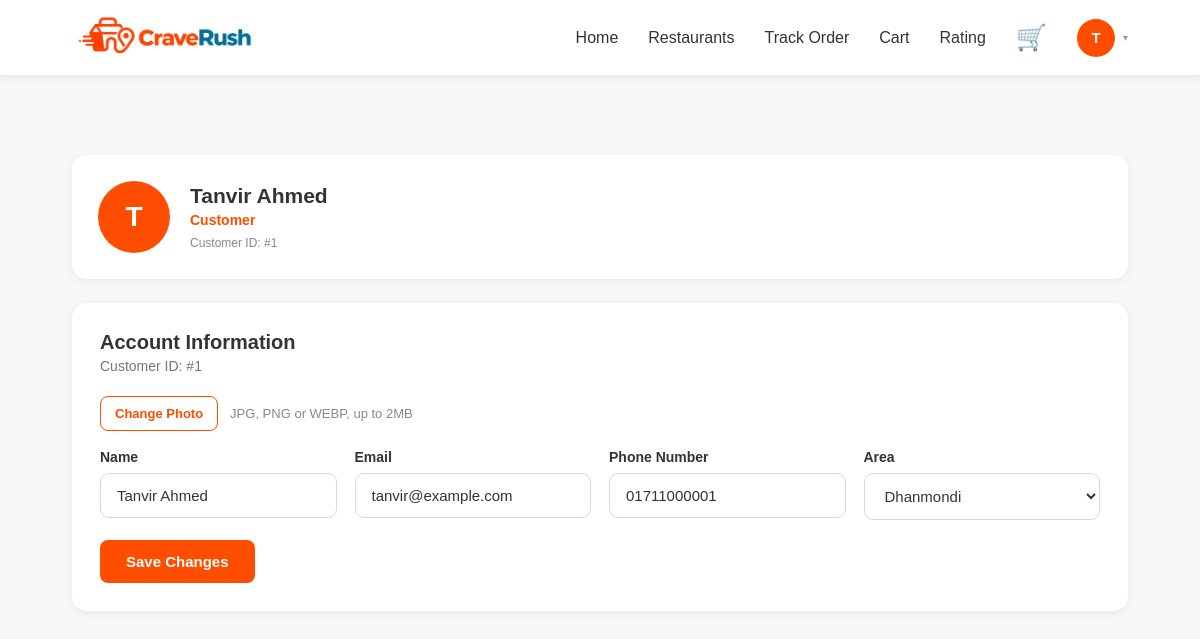
/views/customer/profile.php (signed in), run on the app's committed database.
### tables this page shows
CREATE TABLE Customer (
    Customer_ID  INT PRIMARY KEY AUTO_INCREMENT,
    Name         VARCHAR(100) NOT NULL,
    Phone_Number VARCHAR(20)  NOT NULL,
    Email        VARCHAR(150) NOT NULL UNIQUE,
    Password     VARCHAR(255) NOT NULL,      
    Area_ID      INT NOT NULL,
    Profile_Image_Path VARCHAR(255) NULL,    

    CONSTRAINT FK_Customer_Area
        FOREIGN KEY (Area_ID)
        REFERENCES Area(Area_ID)
);

CREATE TABLE Area (
    Area_ID   INT PRIMARY KEY AUTO_INCREMENT,
    Area_Name VARCHAR(100) NOT NULL
);

### models/user_model.php (called while the page is built, shortened)
<?php
require_once __DIR__ . "/../config/config.php";
function getAreas()
{
    global $conn;
    $areas = mysqli_query(
        $conn,
        "SELECT Area_ID AS area_id,
        Area_Name AS area_name
        FROM Area
        ORDER BY Area_Name ASC"
    );
    return $areas;
}
function getCustomerById($customerId)
{
    global $conn;
    $stmt = mysqli_prepare(
        $conn,
        "SELECT c.Customer_ID AS customer_id,
        c.Name AS name,
        c.Phone_Number AS phone_number,
        c.Email AS email,
        c.Area_ID AS area_id,
        c.Profile_Image_Path AS profile_image,
        a.Area_Name AS area_name
        FROM Customer c
        JOIN Area a ON a.Area_ID = c.Area_ID
        WHERE c.Customer_ID = ?"
    );
    mysqli_stmt_bind_param($stmt, "i", $customerId);
    mysqli_stmt_execute($stmt);
    $result = mysqli_stmt_get_result($stmt);
    $customer = mysqli_fetch_assoc($result);
    return $customer;
}

### controllers/customer_profile_controller.php (called while the page is built, shortened)
<?php
require_once __DIR__ . "/../models/user_model.php";
$customerId = (int) $_SESSION["customer_id"];
$customer = getCustomerById($customerId);
$areas = getAreas();
?>

### views/customer/profile.php (the view, shortened to what this page needs)
<?php
require_once __DIR__ . "/../../controllers/customer_profile_controller.php";
?>
<!DOCTYPE html>
<html lang="en">
<head>
  <link rel="stylesheet" href="../../assets/css/customer.css">
</head>
<body>
  <?php require __DIR__ . "/partials/header.php"; ?>
  <section class="container" style="padding-top: 40px; padding-bottom: 60px;">
    <div class="profile-header-card">
      <?php if (!empty($customer["profile_image"])) : ?>
        <div class="profile-avatar">
          <img src="../../<?= htmlspecialchars($customer["profile_image"]) ?>" alt="<?= htmlspecialchars($customer["name"]) ?>">
        </div>
      <?php else : ?>
        <div class="profile-avatar"><?= htmlspecialchars(strtoupper(substr($customer["name"], 0, 1))) ?></div>
      <?php endif; ?>
      <div>
        <h2><?= htmlspecialchars($customer["name"]) ?></h2>
        <p>Customer</p>
        <span>Customer ID: #<?= (int) $customer["customer_id"] ?></span>
      </div>
    </div>
    <div class="content-card">
      <div class="card-heading">
        <div>
          <h2>Account Information</h2>
          <p>Customer ID: #<?= (int) $customer["customer_id"] ?></p>
        </div>
      </div>
      <form method="POST" action="<?= htmlspecialchars($_SERVER["PHP_SELF"]) ?>" enctype="multipart/form-data">
        <div class="field profile-avatar-upload" style="margin-bottom: 18px;">
          <label for="profilePicture">Change Photo</label>
          <span class="file-chosen">JPG, PNG or WEBP, up to 2MB</span>
        </div>
        <div class="form-grid">
          <div class="form-group">
            <label>Name</label>
            <input type="text" name="name" value="<?= htmlspecialchars($customer["name"]) ?>" required>
          </div>
          <div class="form-group">
            <label>Email</label>
            <input type="email" name="email" value="<?= htmlspecialchars($customer["email"]) ?>" required>
          </div>
          <div class="form-group">
            <label>Phone Number</label>
            <input type="text" name="phone_number" value="<?= htmlspecialchars($customer["phone_number"]) ?>" required>
          </div>
          <div class="form-group">
            <label>Area</label>
            <select name="area_id" required>
              <?php while ($area = mysqli_fetch_assoc($areas)) : ?>
                <option value="<?= (int) $area["area_id"] ?>" <?= ($customer["area_id"] == $area["area_id"]) ? "selected" : "" ?>>
                  <?= htmlspecialchars($area["area_name"]) ?>
                </option>
              <?php endwhile; ?>
            </select>
          </div>
        </div>
        <div class="form-actions">
          <button type="submit" class="btn-primary">Save Changes</button>
        </div>
      </form>
    </div>
  </section>
</body>
</html>

### views/customer/partials/header.php (shortened to what this page needs)
<?php $onHomePage = !empty($onHomePage); ?>
<header>
    <?php if ($onHomePage) : ?>
        <div class="logo" onclick="goHome()">
            <img src="../../assets/images/logo.png" alt="CraveRush Logo">
        </div>
    <?php else : ?>
        <a class="logo" href="home.php">
            <img src="../../assets/images/logo.png" alt="CraveRush Logo">
        </a>
    <?php endif; ?>
    <nav>
        <?php if ($onHomePage) : ?>
            <a href="#" onclick="goHome()">Home</a>
            <a href="#restaurants" onclick="showRestaurants()">Restaurants</a>
        <?php else : ?>
            <a href="home.php">Home</a>
            <a href="home.php#restaurants">Restaurants</a>
        <?php endif; ?>
        <?php if ($onHomePage) : ?>
            <a href="#" onclick="showTracking()">Track Order</a>
            <a href="#" onclick="openCart()">Cart</a>
            <a href="#" onclick="showReview()">Rating</a>
        <?php else : ?>
            <a href="home.php">Track Order</a>
            <a href="home.php">Cart</a>
            <a href="home.php">Rating</a>
        <?php endif; ?>
        <div class="cart-icon" <?= $onHomePage ? 'onclick="openCart()"' : "" ?>>
            🛒
        </div>
        <div class="topbar-profile" id="profileToggle">
            <?php if (!empty($customer["profile_image"])) : ?>
                <div class="header-avatar"><img src="../../<?= htmlspecialchars($customer["profile_image"]) ?>" alt="<?= htmlspecialchars($customer["name"] ?? "Customer") ?>"></div>
            <?php else : ?>
                <div class="header-avatar"><?= htmlspecialchars(strtoupper(substr($customer["name"] ?? "C", 0, 1))) ?></div>
            <?php endif; ?>
            <span class="profile-caret">▾</span>
        </div>
    </nav>
</header>

### assets/css/customer.css (style rules this page uses)
* { margin: 0; padding: 0; box-sizing: border-box; font-family: Arial, sans-serif; }
body { background: #f7f7f7; color: #333; }
header { background: white; height: 75px; display: flex; align-items: center; justify-content: space-between; padding: 0 6%; box-shadow: 0 2px 8px rgba(0, 0, 0, 0.08); position: sticky; top: 0; z-index: 1000; }
.logo { display: flex; align-items: center; cursor: pointer; }
.logo img { width: 190px; height: auto; display: block; object-fit: contain; }
nav { display: flex; align-items: center; gap: 30px; }
nav a { text-decoration: none; color: #333; font-weight: 500; }
.cart-icon { font-size: 25px; cursor: pointer; position: relative; }
.container { width: 88%; margin: 40px auto; }
.topbar-profile { position: relative; display: flex; align-items: center; gap: 8px; cursor: pointer; }
.header-avatar { width: 38px; height: 38px; border-radius: 50%; background: #ff4d00; color: #ffffff; display: flex; align-items: center; justify-content: center; font-weight: 700; font-size: 15px; flex-shrink: 0; overflow: hidden; }
.profile-caret { color: #999999; font-size: 10px; }
.profile-header-card { background: #ffffff; border-radius: 15px; padding: 26px; margin-bottom: 24px; display: flex; align-items: center; gap: 20px; box-shadow: 0 2px 10px rgba(0, 0, 0, 0.06); }
.profile-avatar { width: 72px; height: 72px; background: #ff4d00; color: #ffffff; border-radius: 50%; display: flex; align-items: center; justify-content: center; font-size: 28px; font-weight: 700; flex-shrink: 0; overflow: hidden; }
.profile-header-card h2 { color: #333333; font-size: 21px; margin-bottom: 4px; }
.profile-header-card p { color: #ff4d00; font-size: 14px; font-weight: 700; margin-bottom: 5px; }
.profile-header-card span { color: #888888; font-size: 12px; }
.content-card { background: #ffffff; border-radius: 15px; padding: 28px; margin-bottom: 24px; box-shadow: 0 2px 10px rgba(0, 0, 0, 0.06); }
.card-heading { margin-bottom: 22px; }
.card-heading h2 { font-size: 20px; color: #333333; margin-bottom: 4px; }
.card-heading p { color: #777777; font-size: 14px; }
.profile-avatar-upload { display: flex; align-items: center; gap: 12px; }
.profile-avatar-upload label { cursor: pointer; color: #ff4d00; font-size: 13px; font-weight: 700; border: 1px solid #ff4d00; border-radius: 8px; padding: 9px 14px; display: inline-block; }
.profile-avatar-upload .file-chosen { color: #888888; font-size: 13px; }
.form-grid { display: grid; grid-template-columns: repeat(auto-fit, minmax(200px, 1fr)); gap: 18px; }
.form-group { display: flex; flex-direction: column; gap: 8px; }
.form-group label { color: #333333; font-size: 14px; font-weight: 700; }
.form-group input, .form-group select { background: #ffffff; color: #333333; border: 1px solid #dadada; border-radius: 9px; padding: 13px 16px; font-size: 15px; outline: none; transition: 0.2s; }
.form-actions { margin-top: 20px; }
.btn-primary { background: #ff4d00; color: #ffffff; border: none; border-radius: 8px; padding: 13px 26px; font-size: 15px; font-weight: 700; cursor: pointer; transition: 0.2s; }

### data on the page
customer: Name "T", Name "Tanvir Ahmed", Customer_ID "1", name "Tanvir Ahmed", email "tanvir@example.com", phone_number "01711000001", area_id "Dhanmondi"
